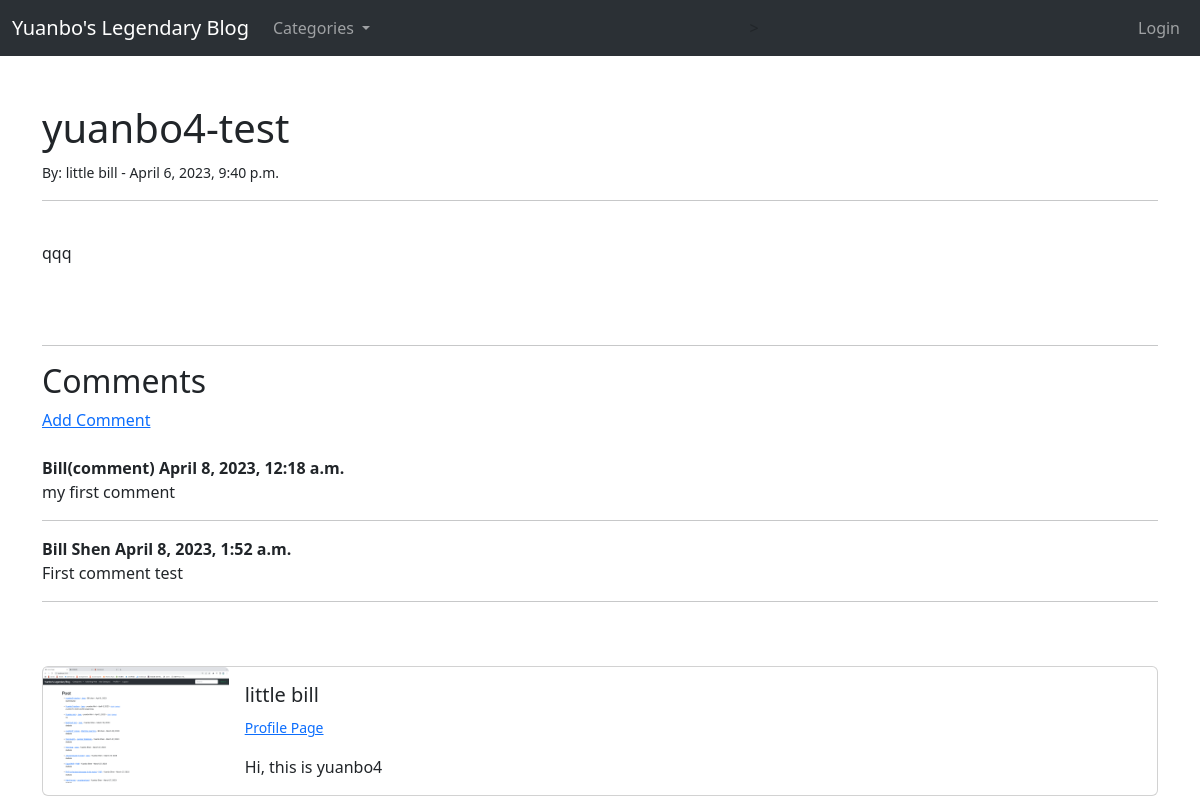
The page /article/38 on the database its author committed.
### blogproject/models.py (models this page shows, shortened)
class Post(models.Model):
    title = models.CharField(max_length=255)
    header_image = models.ImageField(null = True, blank= True, upload_to="images/")
    author = models.ForeignKey(User, on_delete=models.CASCADE)
    body = RichTextField(blank=True, null=True)
    post_date = models.DateField(auto_now_add=True)
    post_time = models.DateTimeField(auto_now_add=True)
    category = models.CharField(max_length = 255, default= "uncategorized")
    snippet = models.CharField(max_length = 255)
    like = models.ManyToManyField(User, related_name='blog_posts')

class Comment(models.Model):
    post = models.ForeignKey(Post, related_name = "comments", on_delete = models.CASCADE)
    name = models.CharField(max_length=255)
    body = models.TextField()
    date_added = models.DateTimeField(auto_now_add=True)

class Profile(models.Model):
    user = models.OneToOneField(User, null=True, on_delete=models.CASCADE)
    bio = models.TextField()
    profile_pic = models.ImageField(null = True, blank= True, upload_to="images/profile")
    instagram_url = models.CharField(max_length=255, null = True, blank= True) # instagram
    facebook_url = models.CharField(max_length=255, null = True, blank= True) # facebook
    github_url = models.CharField(max_length=255, null = True, blank= True) # github

### blogproject/views.py (the view)
# urls.py: path('article/<int:pk>', ArticleDetailView.as_view(), name = 'article-detail'),
class ArticleDetailView(DetailView):
    model = Post
    template_name = 'article_details.html'
    def get_context_data(self, *args, **kwargs):
        cat_menu = Category.objects.all()
        context = super(DetailView, self).get_context_data(*args, **kwargs)
        context['cat_menu'] = cat_menu
        return context

### blogproject/models.py (called while the page is built)
    def __str__(self):
        return self.name

### blogproject/templates/article_details.html (shortened to what this page needs)
{% extends 'base.html' %}
{% load static %}
{% block content %}
<h1>
    {{ post.title }}
</h1>
<small>
    By: {{ post.author.first_name }} {{ post.author.last_name }} - {{post.post_time}}
</small>
<br/>
<hr>
<br/>
{{ post.body | safe}}
<br/><br/>
<hr>
<h2>Comments</h2>
{% if not post.comments.all %}
  No comments yet...<a href = "{% url 'add-comment' post.pk %}">
    Add one</a>
{% else %}
  <a href = "{% url 'add-comment' post.pk %}"> Add Comment</a>
  <br/><br/>
  {% for comment in post.comments.all %}
    <strong>
      {{comment.name}}
      {{comment.date_added}}
    </strong>
    <br/>
    {{ comment.body }}
    <br/>
    <hr>
  {% endfor %}
{% endif %}
<br/><br/>
<div class="card mb-3" >
    <div class="row g-0">
      <div class="col-md-2">
        {% if post.author.profile.profile_pic %}
          <img src="{{ post.author.profile.profile_pic.url }}" class="card-img">
        {% else %}
          <img src="{% static 'blogproject/images/default_profile_pic.jpeg' %}" class="card-img">
        {% endif %}
      </div>
      <div class="col-md-10">
        <div class="card-body">
          <h5 class="card-title">{{ post.author.first_name }} {{ post.author.last_name }} </h5>
          <p class="card-text"><small class="text-body-secondary">
            {% if post.author.profile %}
              <a href = "{% url 'profile-page' post.author.profile.id %}">Profile Page</a>
            {% endif %}
        </small></p>
          <p class="card-text">{{ post.author.profile.bio }}</p>
        </div>
      </div>
    </div>
  </div>
{% endblock %}

### rows shown on the page
Post: title "yuanbo4-test", author.first_name "little", author.last_name "bill", post_time "April 6, 2023, 9:40 p.m.", body "qqq", author.profile.profile_pic (picture), author.profile.bio "Hi, this is yuanbo4"
Comment: name "Bill(comment)", date_added "April 8, 2023, 12:18 a.m.", body "my first comment"
Comment: name "Bill Shen", date_added "April 8, 2023, 1:52 a.m.", body "First comment test"
